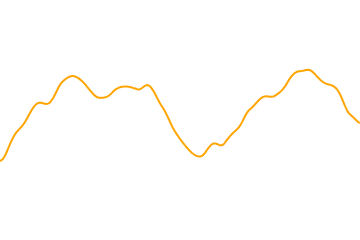
Frame 1 (no input)
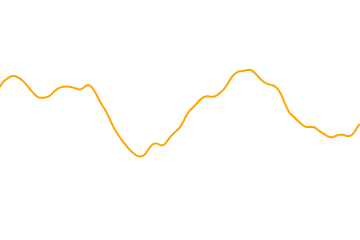
Frame 60 (no input)
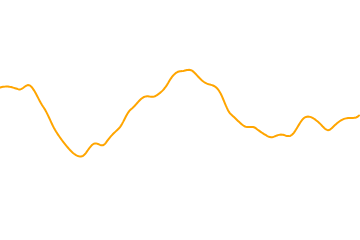
Frame 120 (the mouse pressed at the canvas centre since frame 60)

The p5.js sketch that drew these frames (run headless with seeded random() and noise() and a simulated clock; from frame 60 on, the mouse is pressed at the canvas centre):

// p5.js sketch
// ── sketch.js
let time = 0.0;
function setup() {
	createCanvas(360, 240);
}

function draw() {
	background(255);
	let xoff = time;
	noFill();
	stroke('orange');
	strokeWeight(2);
	beginShape();
	for (let i = 0; i < width; i++) {
		let y = noise(xoff) * height;
		xoff += 0.01;
		vertex(i, y);
	}
	endShape();
	time += 0.01;
}
